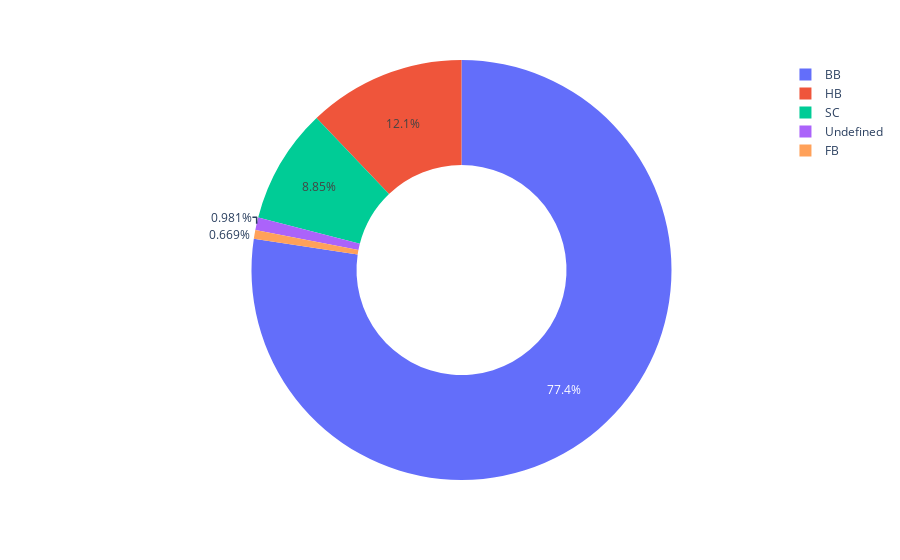

The code cell stored with this chart in its notebook:
### Markdown cell above
## Analysing Preference of Guests

### Code cell
px.pie(data,names=data['meal'].value_counts().index,values=data['meal'].value_counts().values,hole=0.5)

### Figure 1 — Plotly figure (JSON) as saved in the notebook; plotly's stock layout.template omitted (floating-point values rounded to 4 significant figures)
{"data": [{"domain": {"x": [0, 1], "y": [0, 1]}, "hole": 0.5, "hovertemplate": "label=%{label}<br>value=%{value}<extra></extra>", "labels": ["BB", "HB", "SC", "Undefined", "FB"], "legendgroup": "", "name": "", "showlegend": true, "type": "pie", "values": [92236, 14458, 10549, 1169, 798]}], "layout": {"legend": {"tracegroupgap": 0}, "margin": {"t": 60}}}
